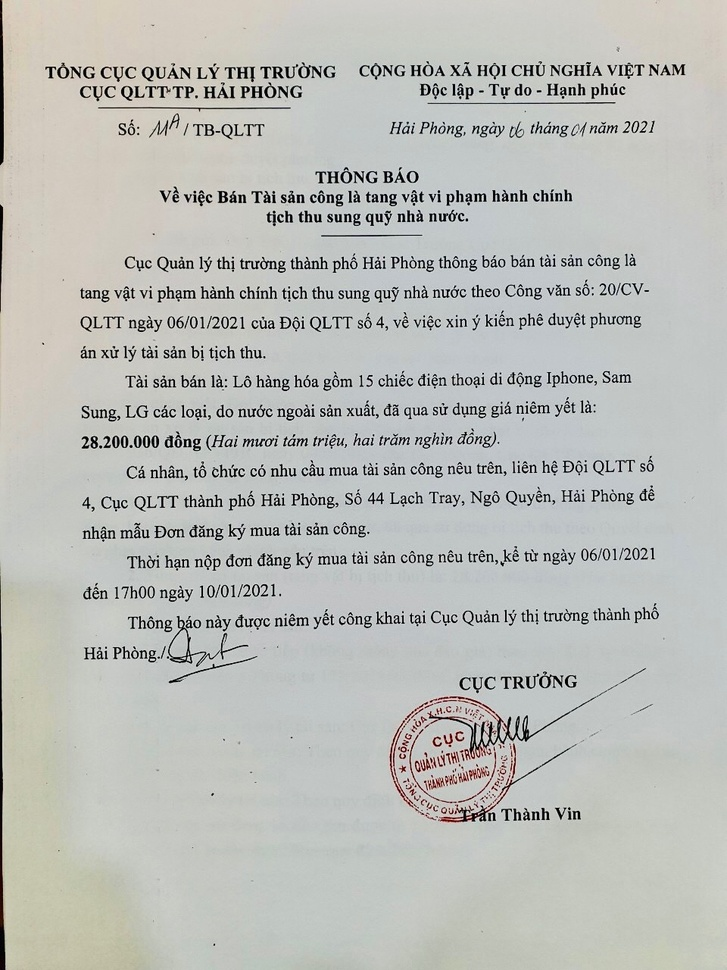
#> input picture datasets/images/original/Anh1.jpg, 727 x 970 px, shrunk from 960 x 1280 before the run
$ python -i skew_detector.py   (imports and definitions only)
#> lines starting #> are read from the running program, lines starting #| are printed output that depends on the picture; after the words box and inside, x2 and y2 are one past the last pixel; in counts of white or black regions, pixels touching at a corner belong together
#> further down, picture is the input picture: shape (970, 727, 3); mean B, G, R 185.2, 189.4, 187.8
import cv2
import numpy as np


def detect_skew(image: np.ndarray) -> dict:
    """Detect skew angle (in degrees) using Hough or minAreaRect on edges."""
    if image.ndim == 3:
        gray = cv2.cvtColor(image, cv2.COLOR_BGR2GRAY)
    else:
        gray = image
    edges = cv2.Canny(gray, 50, 150)
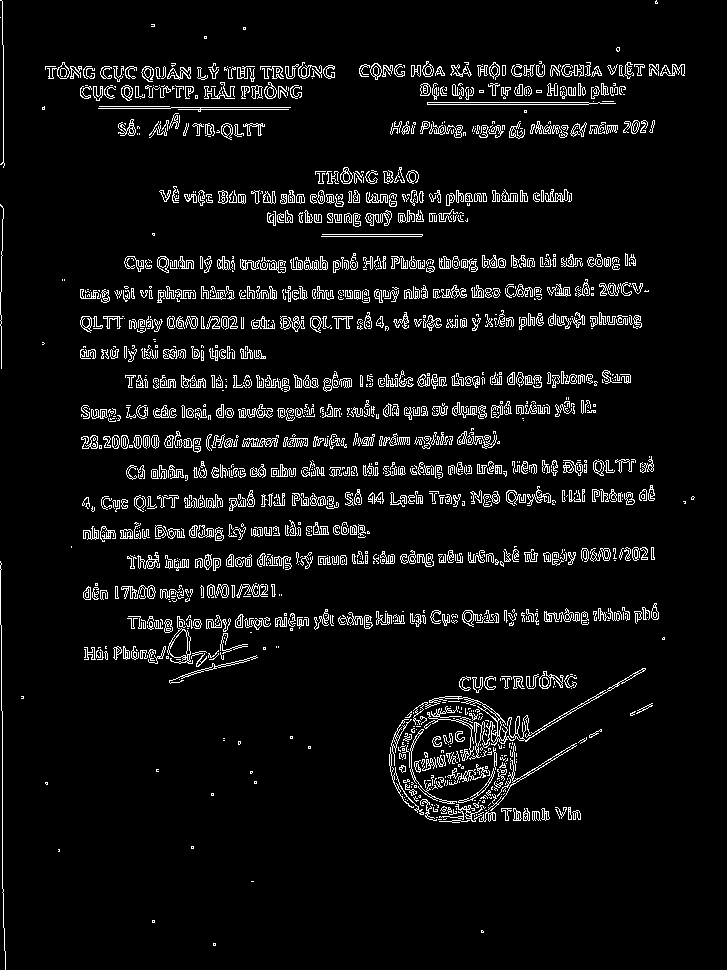
#> edges: shape (970, 727); 6.2% white in thin lines or dots
    coords = np.column_stack(np.where(edges > 0))
#> coords = 43785 pairs, first value 0 to 969, second value 0 to 694
    if coords.size == 0:
        return {"angle": 0.0, "is_skewed": False, "confidence": 0.0}
    rect = cv2.minAreaRect(coords)
#> rect = ((484.5, 347), (694, 969), -90)
    angle = rect[-1]
#> angle = -90
    # convert to more intuitive angle
    if angle < -45:
        angle = 90 + angle
#> angle = 0
    is_skewed = abs(angle) > 1.0
#> is_skewed = False
    confidence = min(1.0, max(0.0, abs(angle) / 45.0))
#> confidence = 0
    return {"angle": float(angle), "is_skewed": is_skewed, "confidence": confidence}

>>> import cv2
>>> picture = cv2.imread('../../datasets/images/original/Anh1.jpg')
>>> result = detect_skew(picture)
#> result = {'angle': 0, 'is_skewed': False, 'confidence': 0}

$ run again, on datasets/images/original/Anh5.jpg
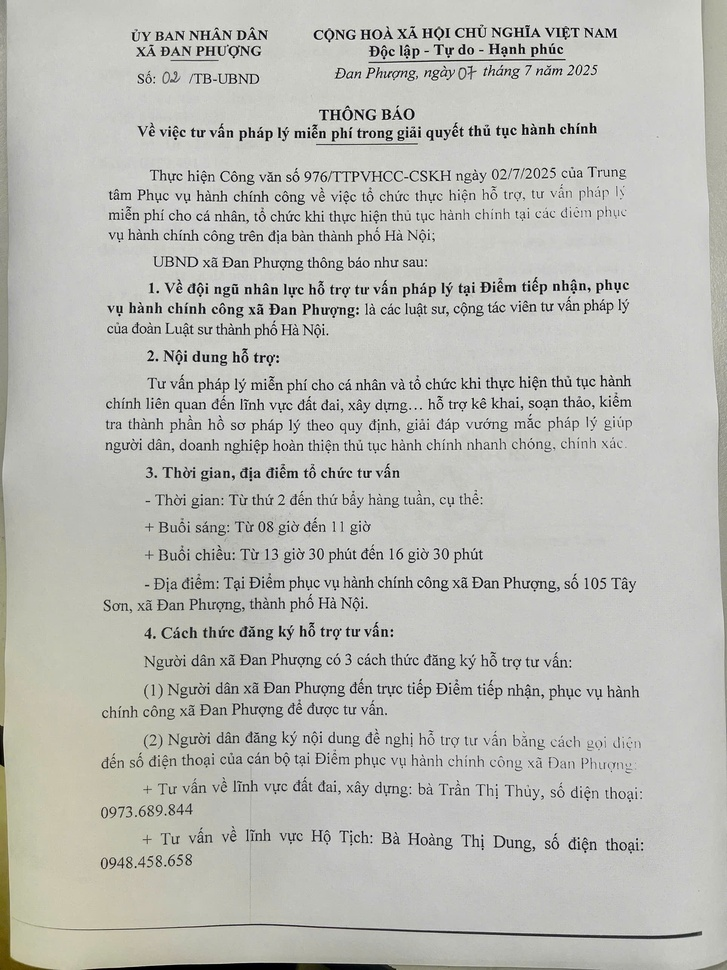
#> input picture datasets/images/original/Anh5.jpg, 727 x 970 px, shrunk from 1926 x 2568 before the run
#> picture is the input picture: shape (970, 727, 3); mean B, G, R 182.1, 187.7, 187.4
#> in detect_skew, `gray = cv2.cvtColor(image, cv2.COLOR_BGR2GRAY)`:
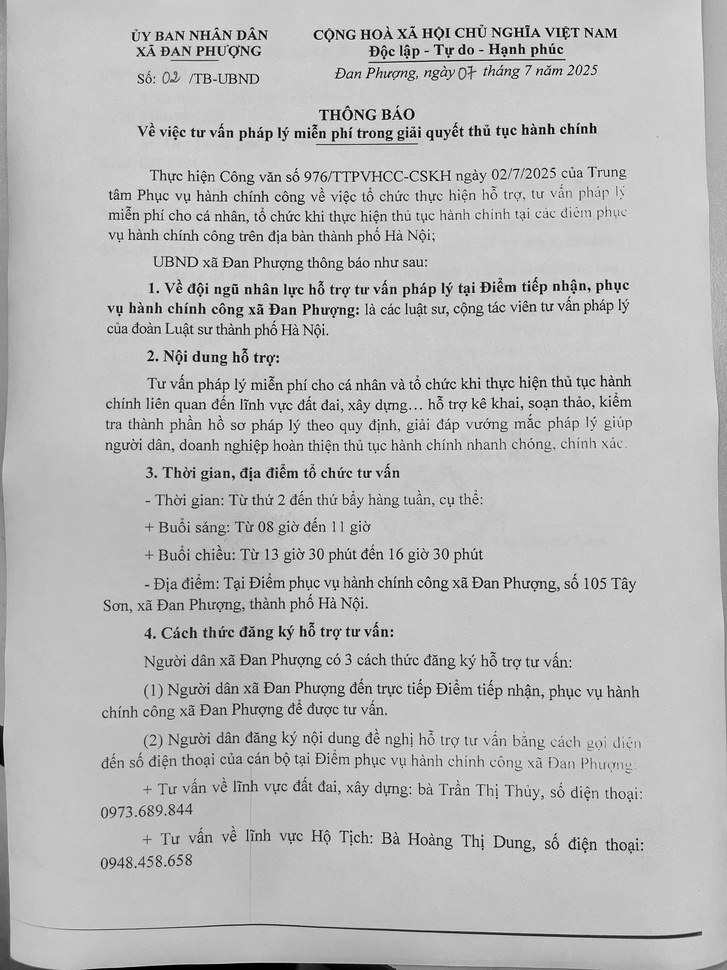
#> gray: shape (970, 727); min 0, max 255, mean 187
#> in detect_skew, `edges = cv2.Canny(gray, 50, 150)`:
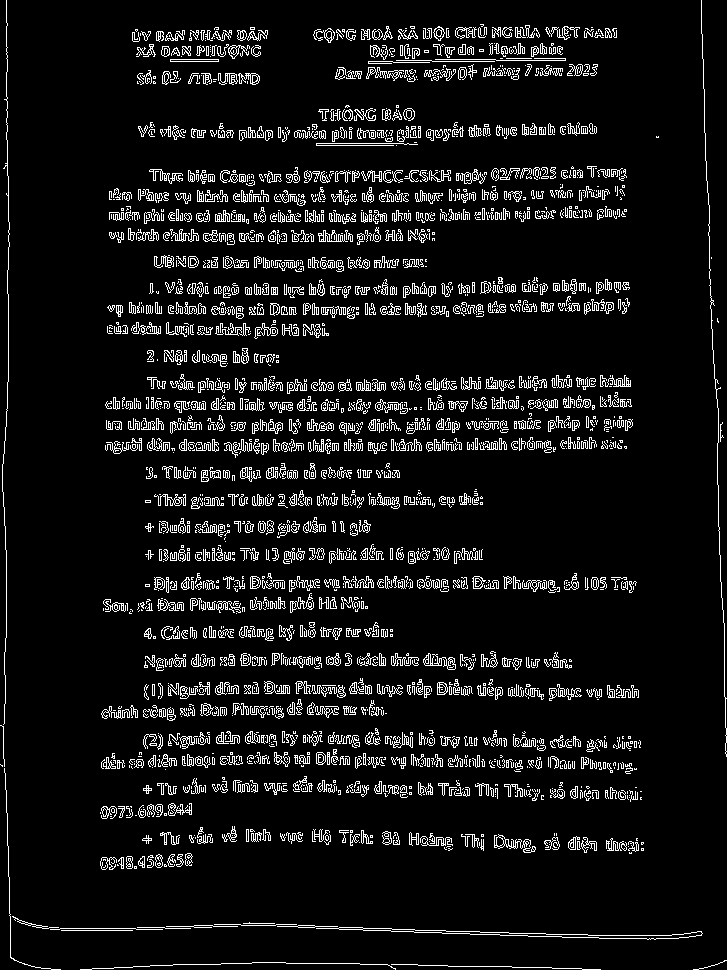
#> edges: shape (970, 727); 8% white in thin lines or dots
#> coords = 56435 pairs, first value 0 to 969, second value 0 to 726
#> rect = ((484.5, 363), (726, 969), -90)
#> in detect_skew, `angle = rect[-1]`: angle = -90
#> in detect_skew, `angle = 90 + angle`: angle = 0
#> is_skewed = False
#> confidence = 0
#> result = {'angle': 0, 'is_skewed': False, 'confidence': 0}

$ run again, on datasets/images/original/Anh2.jfif
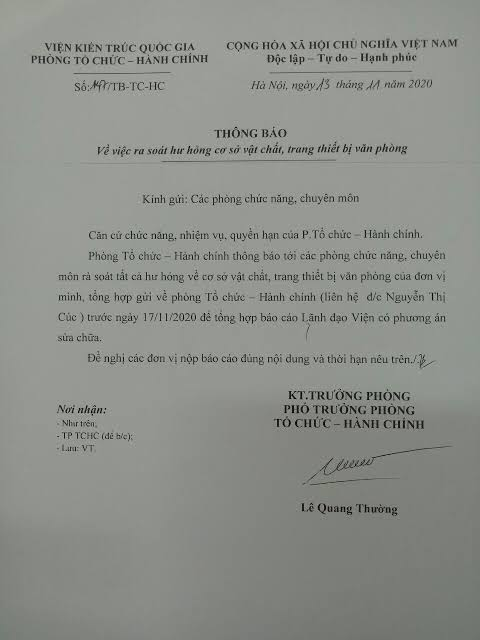
#> input picture datasets/images/original/Anh2.jfif, 480 x 640 px
#> picture is the input picture: shape (640, 480, 3); mean B, G, R 137.8, 143, 140.6
#> in detect_skew, `edges = cv2.Canny(gray, 50, 150)`:
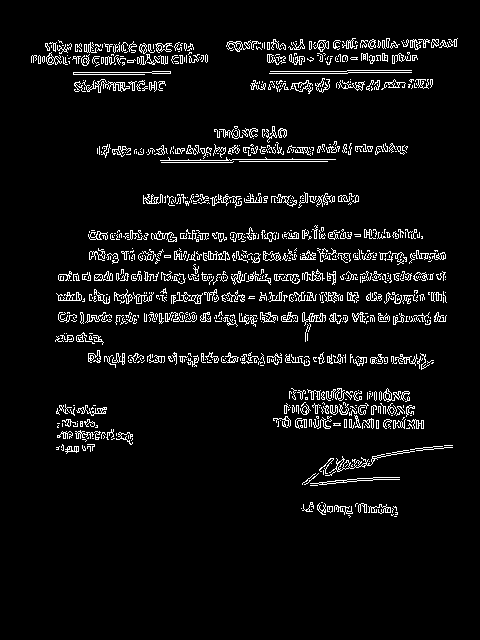
#> edges: shape (640, 480); 5.7% white in thin lines or dots, all inside (x1, y1, x2, y2) = (31, 38, 458, 518)
#> coords = 17629 pairs, first value 38 to 517, second value 31 to 457
#> rect = ((277.5, 244), (426, 479), -90)
#> in detect_skew, `angle = rect[-1]`: angle = -90
#> in detect_skew, `angle = 90 + angle`: angle = 0
#> is_skewed = False
#> confidence = 0
#> result = {'angle': 0, 'is_skewed': False, 'confidence': 0}

$ run again, on datasets/images/original/Anh3.jfif
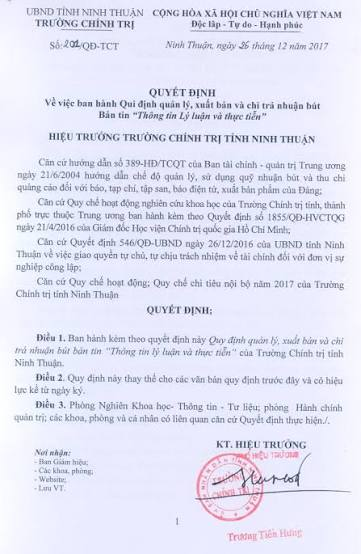
#> input picture datasets/images/original/Anh3.jfif, 361 x 554 px
#> picture is the input picture: shape (554, 361, 3); mean B, G, R 243.1, 226.7, 225.6
#> in detect_skew, `edges = cv2.Canny(gray, 50, 150)`:
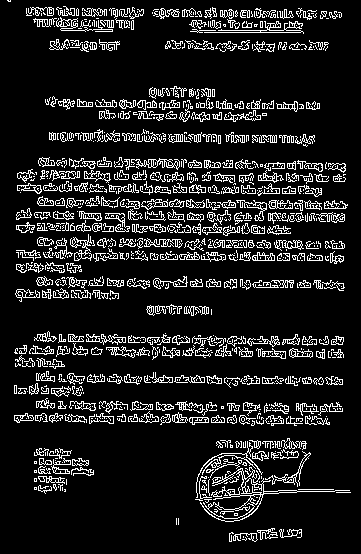
#> edges: shape (554, 361); 12.4% white in thin lines or dots
#> coords = 24749 pairs, first value 0 to 541, second value 7 to 350
#> rect = ((269.7, 179.8), (336.6, 545.1), -89.05)
#> in detect_skew, `angle = rect[-1]`: angle = -89.05
#> in detect_skew, `angle = 90 + angle`: angle = 0.955
#> is_skewed = False
#> confidence = 0.0212
#> result = {'angle': 0.955, 'is_skewed': False, 'confidence': 0.0212}
